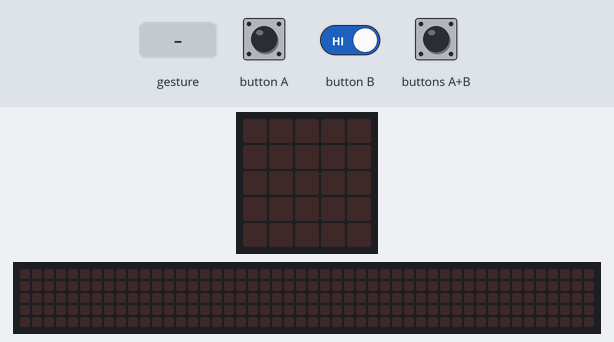
The program below on a simulated BBC micro:bit running MicroPython. Parts: the board's 5×5 LED display, a strip that is not on the board, showing the scrolling text unrolled. The test bench sets the inputs (shaded band). A tilt is held for 1.5 s and a shake lasts 1 s, then the board lies face up again; the 48×5 strip is a reading aid, not a part: it shows the text the display is scrolling, unrolled, one strip-width of it at a time.

Above: at 1.2 s.
1.3 s: button A pressed for 0.15 s
At 1.38 s:
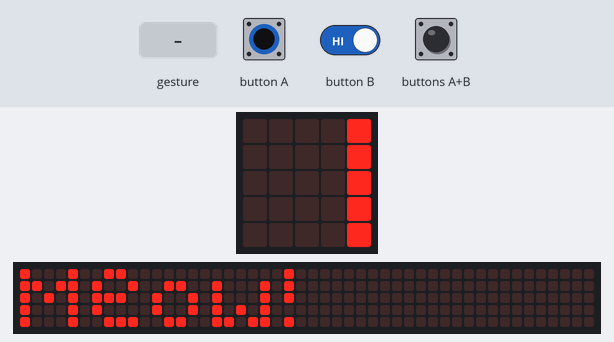
4.3 s: gesture 'shake'
At 5.73 s:
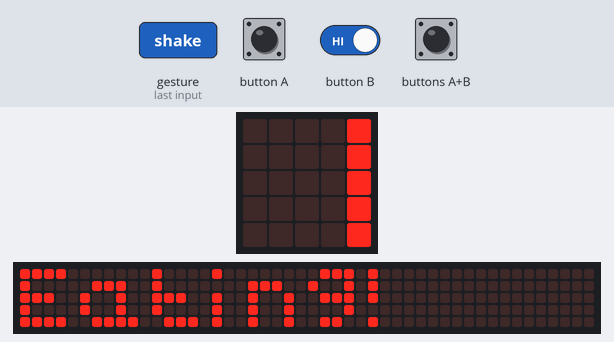
7.3 s: sound turns loud
At 11.13 s:
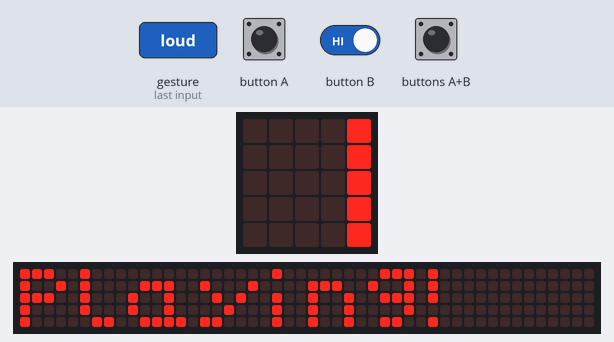
13.3 s: button A driven LOW and button B driven LOW
16.3 s: button A released
At 17.83 s:
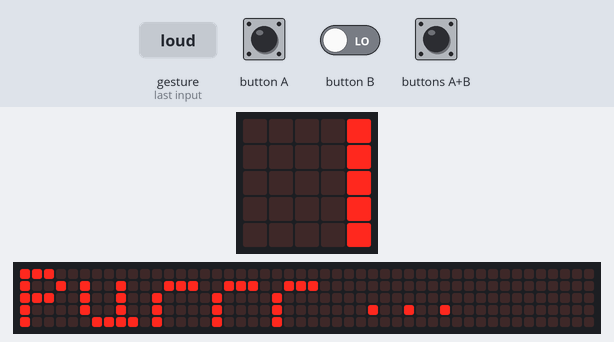
19.3 s: button A held down
At 24.23 s:
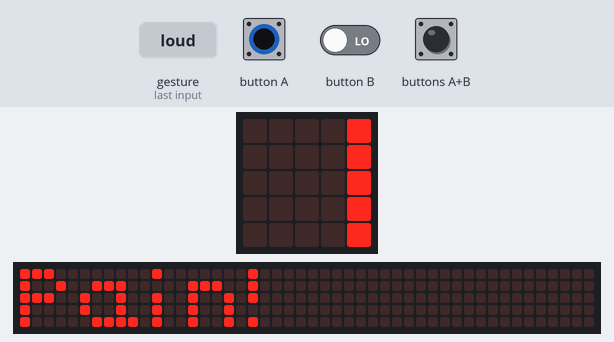

Measured:
- after the input at 1.3 s, the display: changes at once (image 1)
- after the input at 4.3 s, the display: first differs from a run without the input after 1.4 s (image 2)
- after the input at 7.3 s, the display: first differs from a run without the input after 3.8 s (image 3)
- after the input at 16.3 s, the display: first differs from a run without the input after 1.5 s (image 4)
- after the input at 19.3 s, the display: first differs from a run without the input after 4.9 s (image 5)

The program:

cat-oop-main.py
```python
# All objects have a state and a behavior.

# The state of the object "cat" can be defined by the following
# characteristics: name, breed, age, happiness level etc.

# The behaviour of the object "cat" can be definied by
# the following actions or behaviours: e.g. meow, purr etc.

# A class is a definition of objects of the same kind
# A class is like a template or blueprint that defines and describes the
# characteristics (data) and behaviours (methods) of all objects of the same kind

# Let's use the micro:bit to simulate the behaviour of a cat.

from microbit import *

# Step 1
# Create a Cat class where the cat will react to various actions.

    # The __init__ method is a special method in Python called a constructor.
    # It is used to initialise the attributes of an object when it is created.
    # The __init__ method is automatically called when a new object
    # is created from a class.
    # The __init__ method (like all methods) always takes the parameter self
    # as its first argument.
    # The parameter self refers to the object itself,
    # allowing the method to access and modify its attributes.

class Cat:
# Step 2
# Define the Cat class as follows:
    def __init__ (self, name, breed, age, color, healthStatus, hungerlevel, happinesslevel):
        # characteristics (data)
        self.name = name
        self.breed = breed
        self.age = age
        self.color = color
        self.healthStatus = healthStatus
        self.hungerLevel = hungerlevel
        self.happinessLevel = happinesslevel

# behaviours (methods)
    def meow(self):
        display.scroll('Meow!')

    def purr(self):
        display.scroll('Purrr ...')

    def eat(self):
        display.scroll('Eating!')
        self.hungerLevel = self.hungerLevel - 20
        self.happinessLevel = self.happinessLevel + 1

    def play(self):
        display.scroll('Playing! ')
        self.hungerLevel =self.hungerLevel+ 10
        self.happinessLevel = self.happinessLevel + 1

    def pain(self):
        display.scroll('Pain!')
        self.happinessLevel = self.happinessLevel - 2

# Step 3
# Create an object of the Cat class we defined above
my_cat = Cat("Whiskers", "Persian", 3, "Gray", "Healthy", 50, 6)

#Step 4
# use micro:bit to simulate the behaviour of the my_cat object we created above
while True:
    # Checks button input - both first, then each on its own
    if button_a.is_pressed() and button_b.is_pressed():           # pressing button a and button b the cat hurts
        my_cat.pain()
    elif button_a.is_pressed():                                   # by pressing button a the cat meows
        my_cat.meow()
    elif button_b.is_pressed():                                   # by pressing button b the cat purrs
        my_cat.purr()

    # Checks shake input - did this input happen since the last check?
    if accelerometer.was_gesture('shake'):                        # shake the microbit and the cat will eat
        my_cat.eat()

    # Checks sound input - did this input happen since the last check?
    if microphone.was_event(SoundEvent.LOUD):                     # speaking loudly on the microbit the cat was playing
        my_cat.play()

    # A short pause (0.1 seconds) gives time to press the second button before the next check
    sleep(100)
```
